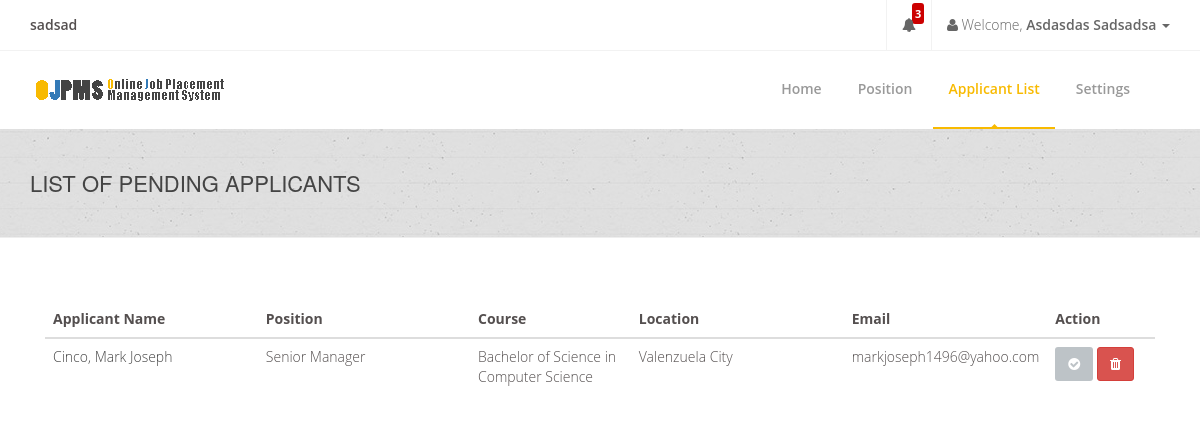
Page /company/company-pendingapplicants.php (signed in) on the committed database.
### tables this page shows
CREATE TABLE `companyinfotbl` (
  `CompanyID` int(255) NOT NULL AUTO_INCREMENT,
  `CompanyName` varchar(255) DEFAULT NULL,
  `Description` varchar(10000) DEFAULT NULL,
  `Industry` varchar(255) DEFAULT '',
  `Classification` varchar(255) DEFAULT NULL,
  `City` varchar(255) DEFAULT NULL,
  `PostalCode` varchar(255) DEFAULT NULL,
  `PhoneNum` varchar(255) DEFAULT NULL,
  `MobileNum` varchar(255) DEFAULT NULL,
  `Fax` varchar(255) DEFAULT NULL,
  `FirstName` varchar(255) DEFAULT NULL,
  `MiddleName` varchar(255) DEFAULT NULL,
  `LastName` varchar(255) DEFAULT NULL,
  `Position` varchar(255) DEFAULT NULL,
  `Department` varchar(255) DEFAULT NULL,
  `Email` varchar(255) DEFAULT NULL,
  `Password` varchar(255) DEFAULT NULL,
  `SaltedPassword` varchar(255) DEFAULT NULL,
  `Address` varchar(255) DEFAULT NULL,
  `Status` varchar(255) DEFAULT NULL,
  `Website` varchar(255) DEFAULT NULL,
  `ProfileImage` varchar(255) DEFAULT NULL,
  PRIMARY KEY (`CompanyID`)
);

CREATE TABLE `requesttocompanytbl` (
  `RID` int(11) NOT NULL AUTO_INCREMENT,
  `CompanyID` varchar(255) NOT NULL,
  `StudentID` varchar(255) NOT NULL,
  `PositionID` varchar(255) NOT NULL,
  `Status` varchar(10) NOT NULL,
  PRIMARY KEY (`RID`)
);

CREATE TABLE `studentinfotbl` (
  `StudentID` varchar(255) NOT NULL,
  `Password` varchar(255) NOT NULL,
  `SaltedPassword` varchar(255) NOT NULL,
  `FirstName` varchar(255) NOT NULL,
  `MiddleName` varchar(255) NOT NULL,
  `LastName` varchar(255) NOT NULL,
  `Gender` varchar(255) NOT NULL,
  `Birthdate` varchar(255) NOT NULL,
  `Status` varchar(255) NOT NULL,
  `CivilStatus` varchar(255) NOT NULL,
  `Nationality` varchar(255) NOT NULL,
  `EmploymentStatus` varchar(255) NOT NULL,
  `FBLink` varchar(255) NOT NULL,
  `TwitterLink` varchar(255) NOT NULL,
  `ProfileImage` varchar(255) NOT NULL,
  `MajorCourse` varchar(255) NOT NULL,
  `Objectives` varchar(300) NOT NULL,
  PRIMARY KEY (`StudentID`)
);

CREATE TABLE `comppositiontbl` (
  `PositionID` int(11) NOT NULL AUTO_INCREMENT,
  `CompanyID` varchar(50) DEFAULT NULL,
  `Email` varchar(255) DEFAULT NULL,
  `PostingDateFrom` varchar(255) DEFAULT NULL,
  `PostingDateTo` varchar(255) DEFAULT NULL,
  `PositionTitle` varchar(255) DEFAULT NULL,
  `PositionLevel` varchar(255) DEFAULT NULL,
  `JobDescription` varchar(255) DEFAULT NULL,
  `JSpecialization` varchar(255) DEFAULT NULL,
  `EType` varchar(255) DEFAULT NULL,
  `AvPosition` varchar(255) DEFAULT NULL,
  `MonthlySalary` varchar(255) DEFAULT NULL,
  `YExperience` varchar(255) DEFAULT NULL,
  `DegreeLevel` varchar(255) DEFAULT NULL,
  `Languages` varchar(255) DEFAULT NULL,
  `ReqSkills` varchar(500) DEFAULT NULL,
  `Tags` varchar(255) DEFAULT NULL,
  PRIMARY KEY (`PositionID`)
);

CREATE TABLE `coursetbl` (
  `CourseID` int(11) NOT NULL AUTO_INCREMENT,
  `CourseTitle` varchar(255) NOT NULL,
  `CourseCode` varchar(255) NOT NULL,
  `CourseDescription` varchar(255) NOT NULL,
  PRIMARY KEY (`CourseID`)
);

CREATE TABLE `studcontactstbl` (
  `ContactsID` int(11) NOT NULL AUTO_INCREMENT,
  `StudentID` varchar(255) NOT NULL,
  `Email` varchar(255) NOT NULL,
  `Address` varchar(255) NOT NULL,
  `MobileNumber` varchar(255) NOT NULL,
  `Region` varchar(255) NOT NULL,
  `HomeNumber` varchar(255) NOT NULL,
  `PostalCode` varchar(255) NOT NULL,
  `WorkNumber` varchar(255) NOT NULL,
  `City` varchar(255) NOT NULL,
  PRIMARY KEY (`ContactsID`)
);

### connection.php (called while the page is built, shortened)
<?php
class GSecureSQLConfig
{
    static function get_mysqli_config($type = NULL)
    {
        if (strtoupper($type) == 'LOCALHOST') {
            return array(
                'host' => 'localhost:3306',
                'user' => 'root',
                'pass' => '',
                'db' => 'e2edb'
            );
        } else {
            return array(
                'host' => 'mysql.hostinger.ph',
                'user' => 'u987316885_e2edb',
                'pass' => 'o2ehQX3wqO',
                'db' => 'u987316885_e2edb'
            );
        }
    }
}
class GSecureSQL
{
    private static $config;
    private static function _get_mysqli_config()
    {
        self::$config = GSecureSQLConfig::get_mysqli_config();
    }
    static function query($sql, $has_return = FALSE, $types = NULL)
    {
        $cn = new mysqli(
            self::$config['host'],
            self::$config['user'],
            self::$config['pass'],
            self::$config['db']
        );
        $ret = NULL;
        $st = $cn->prepare($sql);
        if (is_null($types)) {
            if (!$has_return) {
                $st->execute();
                $st->close();
                $cn->close();
                $ret = 'Query has been executed';
            } else {
                $st->execute();
                $code_result = '$st->bind_result(';
                $bool = false;
                $p = array();
                for($i = 0; $i < $st->field_count; $i++){
                    if(!$bool){
                        $bool = true;
                        $code_result .= '$p[' . $i . ']';
                    }else{
                        $code_result .= ',$p[' . $i . ']';
                    }
                }
                $code_result .= ');';
                eval($code_result);
                $ret = array();
                $k = 0;
                while($st->fetch()){
                    for($i = 0; $i < count($p); $i++){
                        $ret[$k][$i] = $p[$i];
                    }
                    $k++;
                }
            }
        } else {
            if (!$has_return) {
                $arg = func_get_args();
                $code = '$st->bind_param($types';
                for ($i = 3; $i < count($arg); $i++) {
                    $code .= ',$arg[' . $i . ']';
                }
                $code .= ');';
                eval($code);
                $st->execute();
                $st->close();
                $cn->close();
            } else {
                $arg = func_get_args();
                $code = '$st->bind_param($types';
                for ($i = 3; $i < count($arg); $i++) {
                    $code .= ',$arg[' . $i . ']';
                }
                $code .= ');';
                eval($code);
                $st->execute();
                $code_result = '$st->bind_result(';
                $bool = false;
                $p = array();
                for($i = 0; $i < $st->field_count; $i++){
                    if(!$bool){
                        $bool = true;
                        $code_result .= '$p[' . $i . ']';
                    }else{
                        $code_result .= ',$p[' . $i . ']';
                    }
                }
                $code_result .= ');';
                eval($code_result);
                $ret = array();
                $k = 0;
                while($st->fetch()){
                    for($i = 0; $i < count($p); $i++){
                        $ret[$k][$i] = $p[$i];
                    }
                    $k++;
                }
            }
        }
        return $ret;
    }
}

### company/company-pendingapplicants.php (the view, shortened to what this page needs)
<?php
include('../connection.php');
if(isset($_SESSION['CompanyID'])){
    $CompanyID = $_SESSION['CompanyID'];
}
else{
    header("location: ../login-company.php");
}
$companyinfo_tbl =
    GSecureSQL::query(
        "SELECT CompanyName, FirstName, LastName FROM companyinfotbl WHERE CompanyID = ?",
        TRUE,
        "s",
        $CompanyID
    );
$CompanyName = $companyinfo_tbl[0][0];
$cFirstName = $companyinfo_tbl[0][1];
$cLastName = $companyinfo_tbl[0][2];
?>
<!doctype html>
<html lang="en">
<head>
    <link href="../css/bootstrap.min.css" rel="stylesheet"/>
    <link href="../css/bootstrapValidator.min.css" rel="stylesheet"/>
    <link rel="stylesheet" href="../css/font-awesome.min.css" type="text/css" media="screen">
    <link rel="stylesheet" type="text/css" href="../fonts/ffonts/montserrat.css">
    <link rel="stylesheet" type="text/css" href="../fonts/ffonts/open-sans.css">
    <link rel="stylesheet" type="text/css" href="../css/slicknav.css" media="screen">
    <link rel="stylesheet" type="text/css" href="../css/style.css" media="screen">
    <link rel="stylesheet" type="text/css" href="../css/responsive.css" media="screen">
    <link rel="stylesheet" type="text/css" href="../css/animate.css" media="screen">
    <link rel="stylesheet" type="text/css" href="../css/colors/yellow.css" title="yellow" media="screen"/>
    <link rel="stylesheet" href="../css/notif.css"/>
</head>
<body>
<div id="container">
    <div class="hidden-header"></div>
    <header class="clearfix">
        <div class="top-bar">
            <div class="container">
                <div class="row">
                    <div class="col-md-7">
                        <ul class="contact-details">
                            <li class="profile-name"><b><?php echo $CompanyName; ?></b></li>
                        </ul>
                    </div>
                    <div class="col-md-5">
                        <ul class="nav navbar-nav navbar-right">
                            <li class="dropdown icon-border" id="notificationLink">
                                <span id="notification_count">3</span>
                                <a href="#" class="bell itl-tooltip" data-placement="bottom" data-toggle="dropdown"><i class="fa fa-bell"></i></a>
                            </li>
                            <li class="dropdown">
                                <a href="#" class="dropdown-toggle" data-toggle="dropdown"><b class="fa fa-user"></b> Welcome, <b><?php echo $cFirstName . " " . $cLastName; ?> </b><b class="caret"></b></a>
                            </li>
                        </ul>
                    </div>
                </div>
            </div>
        </div>
        <div class="navbar navbar-default navbar-top">
            <div class="container">
                <div class="navbar-header">
                    <a class="navbar-brand" href="">
                        <img src="../images/ojpms.png">
                    </a>
                </div>
                <div class="navbar-collapse collapse">
                    <ul class="nav navbar-nav navbar-right">
                        <li>
                            <a href="company.php">Home</a>
                        </li>
                        <li>
                            <a>Position</a>
                        </li>
                        <li>
                            <a class="active">Applicant List</a>
                        </li>
                        <li>
                            <a href="company-settings.php">Settings</a>
                        </li>
                    </ul>
                </div>
            </div>
        </div>
    </header>
    <div class="page-banner" style="padding:40px 0; center #f9f9f9;">
        <div class="container">
            <div class="row">
                <div class="col-md-6">
                    <h2>List of Pending Applicants</h2>
                </div>
            </div>
        </div>
    </div>
    <br><br><br>
    <div class="container">
        <div class="col-md-12">
            <table class="table segment table-hover">
                <thead>
                    <tr>
                        <th width='20%' class='tabletitle'>Applicant Name</th>
                        <th width='20%' class='tabletitle'>Position</th>
                        <th width='15%' class='tabletitle'>Course</th>
                        <th width='20%' class='tabletitle'>Location</th>
                        <th width='15%' class='tabletitle'>Email</th>
                        <th width='10%' class='tabletitle'>Action</th>
                </thead>
                <?php
                $requesttocompany_tbl =
                    GSecureSQL::query(
                        "SELECT
                              requesttocompanytbl.RID,
                              requesttocompanytbl.StudentID,
                              requesttocompanytbl.PositionID,
                              requesttocompanytbl.Status,
                              studentinfotbl.StudentID,
                              studentinfotbl.FirstName,
                              studentinfotbl.LastName,
                              studentinfotbl.MajorCourse,
                              studcontactstbl.StudentID,
                              studcontactstbl.City,
                              studcontactstbl.Email,
                              comppositiontbl.PositionID,
                              comppositiontbl.PositionLevel
                              FROM
                              requesttocompanytbl
                              INNER JOIN comppositiontbl ON requesttocompanytbl.PositionID = comppositiontbl.PositionID
                              INNER JOIN studentinfotbl ON requesttocompanytbl.StudentID = studentinfotbl.StudentID
                              INNER JOIN studcontactstbl ON studentinfotbl.StudentID = studcontactstbl.StudentID
                              WHERE requesttocompanytbl.Status = 'Pending'
                              ",
                        TRUE
                    );
                foreach ($requesttocompany_tbl as $value) {
                    $RID = $value[0];
                    $PositionLevel = $value[12];
                    $FirstName = $value[5];
                    $LastName = $value[6];
                    $MajorCourse = $value[7];
                    $Location = $value[9];
                    $Email = $value[10];
                    $coursetbl =
                        GSecureSQL::query(
                            "SELECT CourseTitle FROM coursetbl WHERE CourseCode = ?",
                            TRUE,
                            "s",
                            $MajorCourse
                        );
                    foreach ($coursetbl as $value1) {
                        $MajorCourse = $value1[0];
                    }
                    ?>
                <tbody>
                    <tr>
                        <td class=tabletitle><a href=''><?php echo $LastName . ", " . $FirstName; ?></td>
                        <td class=tabletitle><?php echo $PositionLevel; ?></a></td>
                        <td class=tabletitle><?php echo $MajorCourse; ?></td>
                        <td  class=tabletitle><?php echo $Location; ?></td>
                        <td  class=tabletitle><?php echo $Email; ?></td>
                        <td >
                            <button class='btn btn-default' data-toggle='modal'
                                    data-target='#AcceptRequest<?php echo $RID; ?>'><i
                                    class='fa fa-check-circle'></i></button>
                            <button class='btn btn-danger' data-toggle='modal'
                                    data-target='#DeclineRequest<?php echo $RID; ?>'><i
                                    class='fa fa-trash fa-1x'></i></button>
                        </td>
                </tbody>
                <?php
            }
            ?>
            </table>
        </div>
    </div>
</body>
</html>

### css/colors/yellow.css (style rules this page uses)
a { color: #444; }
.navbar-default .navbar-nav > li:hover > a, .navbar-default .navbar-nav > li > a.active { color: #f8ba01; }
.navbar-default .navbar-nav > li > a:after { background-color: #f8ba01; }
.navbar-default .navbar-nav > li > a.active, .navbar-default .navbar-nav > li:hover > a { border-color: #f8ba01; }

### css/notif.css (style rules this page uses)
#notification_count { padding: 0 3px; background: #cc0000; color: #ffffff; font-weight: bold; margin-left: 25px; border-radius: 3px; -moz-border-radius: 3px; -webkit-border-radius: 3px; position: absolute; margin-top: 3px; font-size: 11px; }
.icon-border { border-left: 1px solid #f2f2f2; border-right: 1px solid #f2f2f2; }

### rows in the picture
companyinfotbl: CompanyName "sadsad", FirstName "Asdasdas", LastName "Sadsadsa"
requesttocompanytbl: StudentID.LastName "Cinco", StudentID.FirstName "Mark Joseph", PositionID.PositionLevel "Senior Manager", coursetbl.CourseTitle "Bachelor of Science in Computer Science", studcontactstbl.City "Valenzuela City", studcontactstbl.Email "markjoseph1496@yahoo.com"
